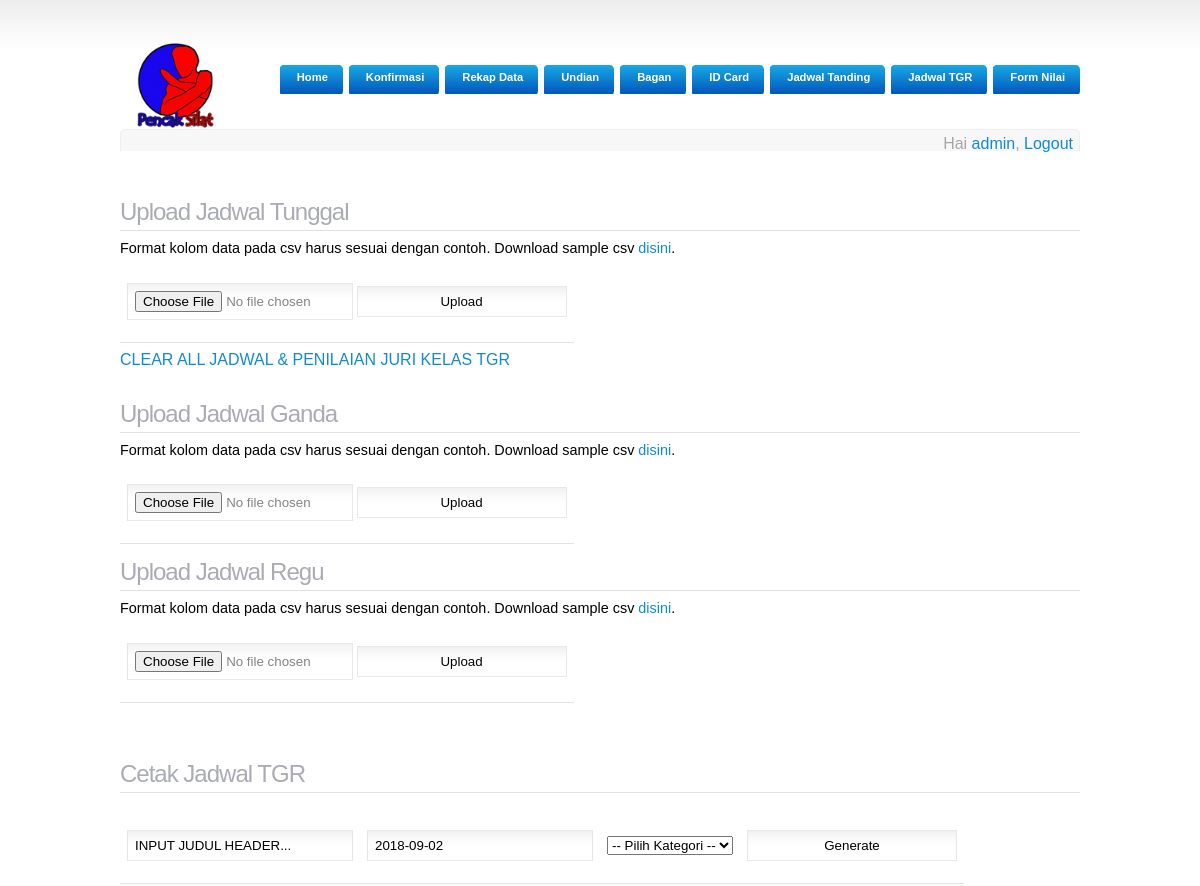
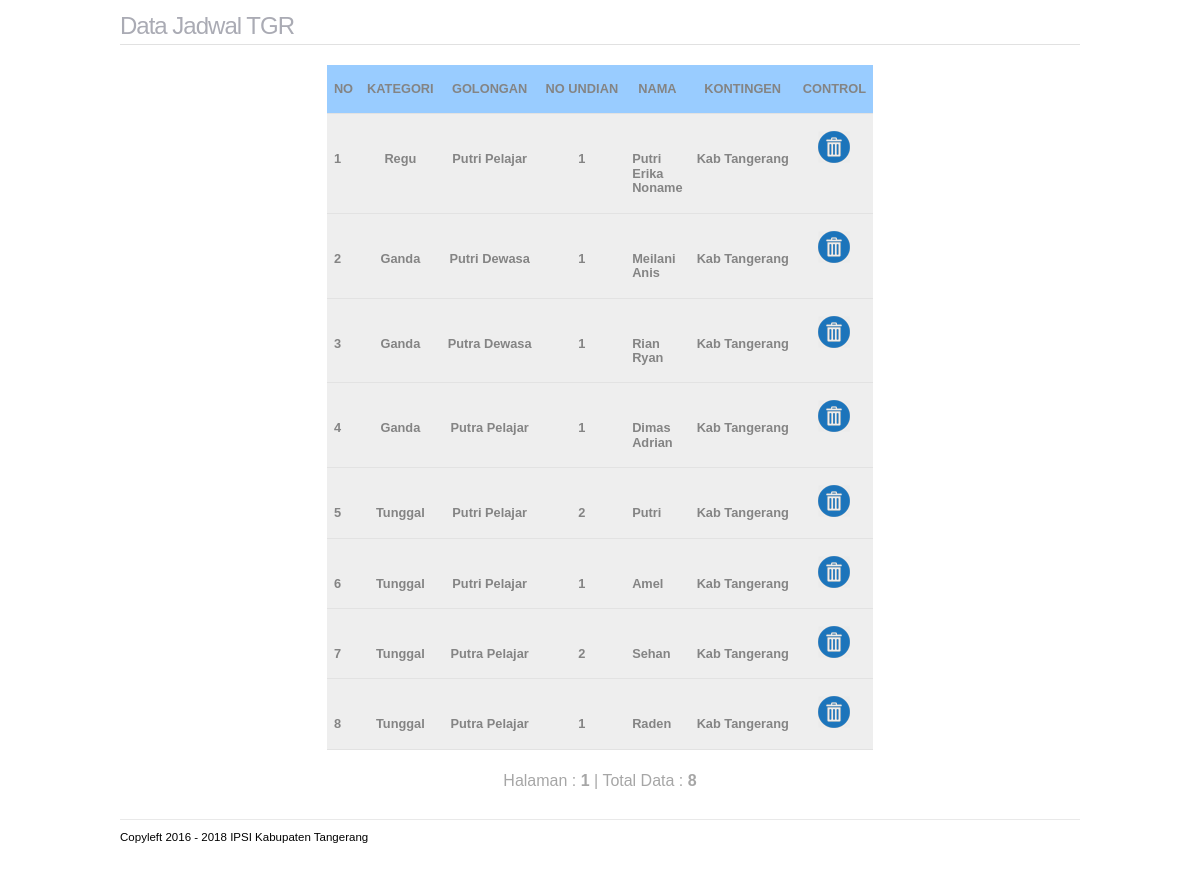
Page /backend/admin_jadwal_tgr.php (signed in) on the committed database (2 pictures, top to bottom).
### tables this page shows
CREATE TABLE `jadwal_tgr` (
  `id_partai` int(11) NOT NULL,
  `kategori` varchar(15) NOT NULL,
  `golongan` varchar(55) NOT NULL,
  `noundian` varchar(4) NOT NULL,
  `nama` varchar(55) NOT NULL,
  `kontingen` varchar(55) NOT NULL
);

### backend/admin_jadwal_tgr.php (the view, shortened to what this page needs)
<?php
	if(isset($_SESSION["userID"]) ) {
	$batas = 30;
	$halaman = @$_GET['halaman'];
	if (empty($halaman)) {
	    $posisi = 0;
	    $halaman = 1;
	} else {
	    $posisi = ($halaman - 1) * $batas;
	}
	$sqljadwaltgr = "SELECT * FROM jadwal_tgr ORDER BY id_partai DESC limit $posisi,$batas";
	$jadwaltgr = mysql_query($sqljadwaltgr);
?>
<!DOCTYPE html PUBLIC "-//W3C//DTD XHTML 1.0 Transitional//EN" "http://www.w3.org/TR/xhtml1/DTD/xhtml1-transitional.dtd">
<html xmlns="http://www.w3.org/1999/xhtml">
<head>
    <link href="css/reset.css" rel="stylesheet" type="text/css" media="all" />
    <link href="css/stylesheet.css" rel="stylesheet" type="text/css" media="all" />
</head>
<body>
<div id="wrapper">
  <?php
	include "headmenu.php";
  ?>
<h1>Upload Jadwal Tunggal</h1>
<?php
if (isset($_POST['submit'])) {
    if (is_uploaded_file($_FILES['filenametunggal']['tmp_name'])) {
        echo "<h1>" . "File ". $_FILES['filenametunggal']['name'] ." Berhasil di Upload" . "</h1>";
        echo "<h2>Menampilkan Hasil Upload:</h2>";
        readfile($_FILES['filenametunggal']['tmp_name']);
    }
    $handle = fopen($_FILES['filenametunggal']['tmp_name'], "r");
    while (($data = fgetcsv($handle, 1000, ",")) !== FALSE) {
        $import = "INSERT into jadwal_tgr (id_partai, kategori, golongan, noundian, nama, kontingen)
        			VALUES (NULL,'$data[0]','$data[1]','$data[2]','$data[3]','$data[4]')";
        mysql_query($import) or die(mysql_error());
    }
    fclose($handle);
    echo "<br><strong>Import data selesai.</strong>";
}else {  ?>
    <p>
    Format kolom data pada csv harus sesuai dengan contoh.
    Download sample csv <A HREF="sample_jadwal_tunggal.csv">disini</A>.
    </p>
   <div>
	<form enctype='multipart/form-data' action='' method='post'>
		<table>
		<tr>
			<td>
			<input type='file' name='filenametunggal' size='100'>
		   	<input type='submit' name='submit' value='Upload'>
		   	</td>
		</tr>
		</table>
	</form>
   </div>
 <A HREF ="admin_do_clearjadwal_tgr.php" onclick="return cek_delete();">CLEAR ALL JADWAL & PENILAIAN JURI KELAS TGR</A>
<?php }
?>
<br><br><br>
<h1>Upload Jadwal Ganda</h1>
<?php
if (isset($_POST['submitganda'])) {
    if (is_uploaded_file($_FILES['filenameganda']['tmp_name'])) {
        echo "<h1>" . "File ". $_FILES['filenameganda']['name'] ." Berhasil di Upload" . "</h1>";
        echo "<h2>Menampilkan Hasil Upload:</h2>";
        readfile($_FILES['filenameganda']['tmp_name']);
    }
    $handleganda = fopen($_FILES['filenameganda']['tmp_name'], "r");
    while (($data = fgetcsv($handleganda, 1000, ",")) !== FALSE) {
    		$namaganda = $data[3].'<br>'.$data[4];
        $import = "INSERT into jadwal_tgr (id_partai, kategori, golongan, noundian, nama, kontingen)
        			VALUES (NULL,'$data[0]','$data[1]','$data[2]','$namaganda','$data[5]')";
        mysql_query($import) or die(mysql_error());
    }
    fclose($handleganda);
    echo "<br><strong>Import data ganda selesai.</strong>";
}else {  ?>
    <p>
    Format kolom data pada csv harus sesuai dengan contoh.
    Download sample csv <A HREF="sample_jadwal_ganda.csv">disini</A>.
    </p>
   <div>
	<form enctype='multipart/form-data' action='' method='post'>
		<table>
		<tr>
			<td>
			<input type='file' name='filenameganda' size='100'>
		   	<input type='submit' name='submitganda' value='Upload'>
		   	</td>
		</tr>
		</table>
	</form>
   </div>
<?php }
?>
<h1>Upload Jadwal Regu</h1>
<?php
if (isset($_POST['submitregu'])) {
    if (is_uploaded_file($_FILES['filenameregu']['tmp_name'])) {
        echo "<h1>" . "File ". $_FILES['filenameregu']['name'] ." Berhasil di Upload" . "</h1>";
        echo "<h2>Menampilkan Hasil Upload:</h2>";
        readfile($_FILES['filenameregu']['tmp_name']);
    }
    $handleregu = fopen($_FILES['filenameregu']['tmp_name'], "r");
    while (($data = fgetcsv($handleregu, 1000, ",")) !== FALSE) {
    		$namaregu = $data[3].'<br>'.$data[4].'<br>'.$data[5];
        $import = "INSERT into jadwal_tgr (id_partai, kategori, golongan, noundian, nama, kontingen)
        			VALUES (NULL,'$data[0]','$data[1]','$data[2]','$namaregu','$data[6]')";
        mysql_query($import) or die(mysql_error());
    }
    fclose($handleregu);
    echo "<br><strong>Import data regu selesai.</strong>";
}else {  ?>
    <p>
    Format kolom data pada csv harus sesuai dengan contoh.
    Download sample csv <A HREF="sample_jadwal_regu.csv">disini</A>.
    </p>
   <div>
	<form enctype='multipart/form-data' action='' method='post'>
		<table>
		<tr>
			<td>
			<input type='file' name='filenameregu' size='100'>
		   	<input type='submit' name='submitregu' value='Upload'>
		   	</td>
		</tr>
		</table>
	</form>
   </div>
<?php }
?>
<br><br><br>
<h1>Cetak Jadwal TGR</h1>
<form name="CetakJadwal" id="CetakJadwal" method="POST" target="_blank" action="admin_do_jadwal_tgr.php">
	<table border="0">
	<tr>
		<td><input type="text" name="judul" id="judul" value="INPUT JUDUL HEADER..."></td>
		<td><input type="text" name="tgl" id="tgl" value=<?php echo date("Y-m-d"); ?>></td>
		<td>
			<select name="kategori" id="kategori">
				<option value="">-- Pilih Kategori --</option>
			</select>
		</td>
		<td><input type="submit" name="cari" value="Generate"></td>
	</tr>
	</table>
</form>
<h1>Data Jadwal TGR</h1>
<div id="datajadwaltgr" align="center">
<table>
	<thead>
	<tr bgcolor="#99CCFF">
		<td><center>NO</center></td>
		<td><center>KATEGORI</center></td>
		<td><center>GOLONGAN</center></td>
		<td><center>NO UNDIAN</center></td>
		<td><center>NAMA</center></td>
		<td><center>KONTINGEN</center></td>
		<td><center>CONTROL</center></td>
	</tr>
	</thead>
	<?php $no=1+$posisi; while($jadwal = mysql_fetch_array($jadwaltgr)) { ;?>
	<tr bgcolor="#eeeeee">
		<td><?php echo $no; ?></td>
		<td><center><?php echo $jadwal['kategori']; ?></center></td>
		<td><center><?php echo $jadwal['golongan']; ?></center></td>
		<td><center><?php echo $jadwal['noundian']; ?></center></td>
		<td><?php echo $jadwal['nama']; ?></td>
		<td><?php echo $jadwal['kontingen']; ?></td>
		<td><center><a href=admin_do_del_partai_tgr.php?id_partai=<?php echo $jadwal['id_partai']; ?> onclick="return cek_delete();"> <img src="images/delete.png"></a></center></td>
	</tr>
	<?php $no++; } ?>
</table>
	<?php
		$paging2 = mysql_query("SELECT * FROM jadwal_tgr");
		$jmldata = mysql_num_rows($paging2);
		$jmlhalaman = ceil($jmldata/$batas);
		echo"<br \> Halaman : ";
		for($i=1; $i<=$jmlhalaman; $i++){
		    if($i != $halaman){
		        echo"<a href=\"admin_jadwal_tgr.php?halaman=$i#datajadwaltgr\">$i</a> | ";
		    }else{
		        echo"<b>$i</b> | ";
		    }
		}
		    echo "Total Data : <b>$jmldata</b>";
	?>
</div>
<div id="footer">
	<p>Copyleft 2016 <?php echo " - ".date("Y"); ?> IPSI Kabupaten Tangerang </p>
</div>
</div>
  </body>
</html>
<?php
	}
	else {
		header("location:index.php");
	}
?>

### backend/headmenu.php (shortened to what this page needs)
<link rel="stylesheet" type="text/css" href="css/jquery-ui.css" />
	<div id="head" class="non-printable">
	  <h1 id="logo" name="logo"><a href="index.php"></a><a href="index.php"><img src="images/logo_jawara.png" height="85px" /></a></h1>
        <ul id="navigation">
            <li class="highlighted"><a href="home.php">Home</a></li>
            <li class="highlighted"><a href="admin_konfirmasi.php">Konfirmasi</a></li>
            <li class="highlighted"><a href="admin_rekap_data.php">Rekap Data</a></li>
            <li class="highlighted"><a href="admin_undian.php">Undian</a></li>
            <li class="highlighted"><a href="admin_bagan.php">Bagan</a></li>
            <li class="highlighted"><a href="admin_idcard.php">ID Card</a></li>
            <li class="highlighted"><a href="admin_jadwal.php">Jadwal Tanding</a></li>
            <li class="highlighted"><a href="admin_jadwal_tgr.php">Jadwal TGR</a></li>
        	<li class="highlighted"><a href="admin_nilai.php">Form Nilai</a></li>
        </ul>
	</div>
	<div id="promo-box" class="non-printable">
		<div align="right" class="inner">
		Hai <a href="admin_ubah_pass.php"><?php echo $_SESSION['username']; ?></a>, <a href="logout.php">Logout</a>
		</div>
	</div>

### backend/css/stylesheet.css (style rules this page uses)
body { background: url(../images/back-grad.gif) repeat-x #FFF; font-family:Tahoma, Geneva, sans-serif; line-height: 0.9em; color: #a6a6a6; }
p { font-size: 0.9em; text-align: justify; color: #000; font-family:Tahoma, Geneva, sans-serif; }
a { color: #118ad6; text-decoration: none; }
input, textarea { background: url(../images/upper-shade.gif) repeat-x top; border: 1px solid #e8e8e8; padding: 7px; margin-bottom: 5px; font-family:"Trebuchet MS", Arial, Helvetica, sans-serif; }
input { width: 210px; }
h1 { font-size: 1.5em; color: #aaabb4; border-bottom: 1px solid #e1e1e1; line-height: 1.5em; letter-spacing: -1px; margin-bottom: 10px; }
table { padding: 10px 0; color: #848484; }
td { padding: 17px 7px; border-bottom: 1px solid #e2e2e2; font-size: .8em; text-align: left; font-weight: bold; }
#wrapper { width: 960px; margin: 0 auto; position: relative; }
#head { position: relative; height: 129px; }
#head h1#logo, #header h1#logo a { display: block; height: 46px; width: 186px; }
#head h1#logo { border: none; height: 64px; left: 17px; margin: 0; padding: 0; position: absolute; top: 43px; background-repeat: no-repeat; width: 165px; }
ul#navigation { list-style: none; position: absolute; top: 65px; right: 0; margin: 0; padding: 0; }
ul#navigation li { float: left; background: url(../images/mi-standby.gif) no-repeat left top; padding-left: 3px; margin-left: 6px; color: #666; text-align: center; }
ul#navigation a { float: left; display: block; background: url(../images/mi-standby.gif) no-repeat right top; padding: 5px 15px 4px 13px; text-decoration: none; font-weight: bold; font-size: .7em; color: #b9b9b9; }
ul#navigation .highlighted { background: url(../images/mi-highlighted.gif) no-repeat left top; }
ul#navigation .highlighted a { background: url(../images/mi-highlighted.gif) no-repeat right top; padding: 5px 15px 10px 14px; color: #FFF; }
#promo-box { background: url(../images/box-slice.gif) 0 0 no-repeat; position: relative; padding: 8px 0; margin-bottom: 35px; }
#promo-box .inner { border-left: 1px solid #eee; border-right: 1px solid #eee; background: #F7F7F7; padding: 0 6px; }
#footer { border-top: 1px solid #e9e9e9; padding: 10px 0 40px; margin-top: 30px; color: #ababab; font-size: .8em; }
#footer p { float: left; }

### rows in the picture
jadwal_tgr: kategori "Regu", golongan "Putri Pelajar", noundian "1", nama "Putri Erika Noname", kontingen "Kab Tangerang"
jadwal_tgr: kategori "Ganda", golongan "Putri Dewasa", noundian "1", nama "Meilani Anis", kontingen "Kab Tangerang"
jadwal_tgr: kategori "Ganda", golongan "Putra Dewasa", noundian "1", nama "Rian Ryan", kontingen "Kab Tangerang"
jadwal_tgr: kategori "Ganda", golongan "Putra Pelajar", noundian "1", nama "Dimas Adrian", kontingen "Kab Tangerang"
jadwal_tgr: kategori "Tunggal", golongan "Putri Pelajar", noundian "2", nama "Putri", kontingen "Kab Tangerang"
jadwal_tgr: kategori "Tunggal", golongan "Putri Pelajar", noundian "1", nama "Amel", kontingen "Kab Tangerang"
jadwal_tgr: kategori "Tunggal", golongan "Putra Pelajar", noundian "2", nama "Sehan", kontingen "Kab Tangerang"
jadwal_tgr: kategori "Tunggal", golongan "Putra Pelajar", noundian "1", nama "Raden", kontingen "Kab Tangerang"

### other values in the picture
$_SESSION['username'] "admin"
$jmldata "8"
